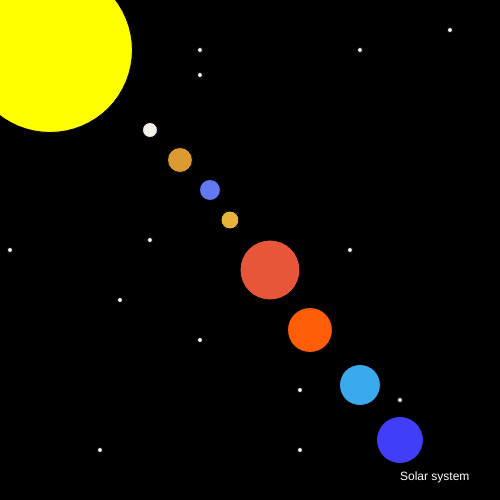
Frame 1 (no input)
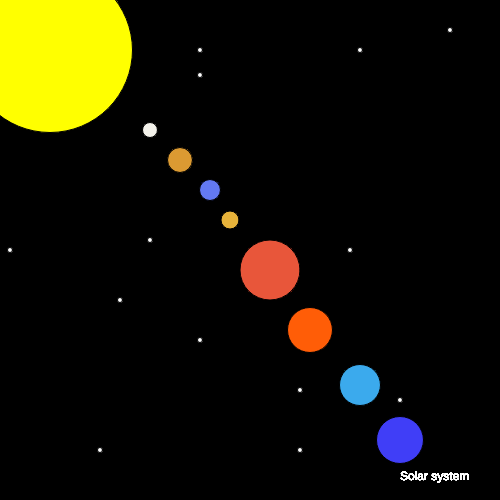
Frame 60 (no input)
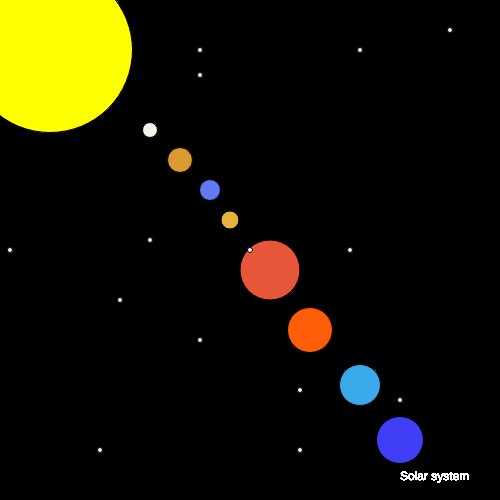
Frame 120 (the mouse pressed at the canvas centre since frame 60)

The p5.js sketch that drew these frames (run headless with seeded random() and noise() and a simulated clock; from frame 60 on, the mouse is pressed at the canvas centre):

// p5.js sketch
// ── sketch.js
function setup() {
  // put setup code here
  createCanvas(500,500);
  
  background('black');
}




function draw() {
  // put drawing code here
  fill('yellow');
  ellipse(50,50,165,165);

  fill('#F4F2EB');
  ellipse(150,130,15,15);

  fill('#DB9A32');
  ellipse(180,160,25,25);

  fill('#6379F2');
  ellipse(210,190,21,21);

  fill('#E8B33A');
  ellipse(230,220,18,18);

  fill('#E8563A');
  ellipse(270,270,60,60);

  fill('#FF5D07');
  ellipse(310,330,45,45);

  fill('#3BAAED');
  ellipse(360,385,41,41);

  fill('#403EF7');
  ellipse(400,440,47,47);



  fill('white');
  ellipse(200,50,5,5);

  fill('white');
  ellipse(200,75,5,5);

  fill('white');
  ellipse(120,300,5,5);

  fill('white');
  ellipse(10,250,5,5);



  fill('white');
  ellipse(150,240,5,5);


  fill('white');
  ellipse(300,390,5,5);



  fill('white');
  ellipse(400,400,5,5);

  fill('white');
  ellipse(360,50,5,5);



  fill('white');
  ellipse(300,450,5,5);



  fill('white');
  ellipse(100,450,5,5);



  fill('white');
  ellipse(200,340,5,5);
  


  fill('white');
  ellipse(450,30,5,5);



  fill('white');
  ellipse(350,250,5,5);

  text('Solar system',400,480);


if(mouseIsPressed) {
		fill('white');
		ellipse(mouseX, mouseY, 5,5);
}




}






















// ── Index.html
<html>

	<head>

		<title>Living on the other side of the world, the direction the sun rises</title>

		<style>

			
			h3{
				color:#F3270C;
			}

		</style>
	</head>



	<body>
		<h1>The direction of the rising sun, Chengdu, China</h1>

		<p>First, we should understand than
			<a href="https://en.wikipedia.org/wiki/Chengdu">Where and what is Chengdu?</a>
		 </p>

		<p>
			<a href="SecondPagesIntroductionChengdu.html">This is Chengdu,a beautiful city</a>
		</p>
			

		<p>
			<img src="https://5b0988e595225.cdn.sohucs.com/images/20190406/a16bd6290f664af0b5979514563aa33e.jpeg">
		</p>

		<p><a href="https://www.sohu.com/a/306292279_100254229">From"What kind of city is Chengdu</a>
		</p>

		<p>
			<img src="Chengdu.jpg">
		</p>
			
		<p>
			<a href="https://www.booking.com/hotel/cn/cheng-du-huan-le-song-jiu-dian-gong-yu-wifc-tai-gu-li-dian-chengdu.zh-tw.html">From"Booking.com</a>
		</p>
		<h3>
			"Chengdu, a city that I don't want to leave when I come"(“成都 一座来了就不想离开的城市”). This is the evaluation of people who have been to Chengdu.
		</h3>

	</body>

	

</html>
// ── ThreePageIntroductionAboutFood.html
<html>
	<head>
		<title>
			The delicious food in Chengdu
		</title>
	</head>

	<body>
		<h1>
			Three iconic delicacies
		</h1>

		<h2>
			"Mapo Tofu"
		</h2>

		<p>
			"Mapo", it not a people's name, it means make your tongue feel numb and spicy
		</p>

		<p>
			<img src="https://ali.xinshipu.cn/20140816/original/1408178255260.jpg">
		</p>

		<p>
			<a href="https://www.xinshipu.com/zuofa/263901">From SiChuan MaPo Tofu</a>
		</p>

		<br>
		<br>
		<br>
		<br>
		<br>

		<h2>
			"Husband and wife lung tablets"
		</h2>

		<p>
			"Husband and wife lung film" is its Chinese name, and its English name is "Smiths". It was invented by a couple. It is made of beef scalp, beef heart, beef tongue, tripe, and beef as the main ingredients, marinated and then sliced. Add chili oil, pepper noodles and other auxiliary materials to make red oil and pour it on top.
		</p>

		<p>
			<img src="https://bkimg.cdn.bcebos.com/pic/14ce36d3d539b600c52677cce650352ac75cb7e5?x-bce-process=image/watermark,image_d2F0ZXIvYmFpa2UyMjA=,g_7,xp_5,yp_5">
		</p>

		<p>
			<a href="https://baike.baidu.com/pic/%E5%A4%AB%E5%A6%BB%E8%82%BA%E7%89%87/120778/1/14ce36d3d539b600c52677cce650352ac75cb7e5?fr=lemma&ct=single#aid=1&pic=14ce36d3d539b600c52677cce650352ac75cb7e5">From Bai du</a>
		</p>

		<br>
		<br>
		<br>
		<br>
		<br>

		<h2>
			"Long Chao Shou"
		</h2>

		<p>
			"Long Chao Shou" is ravioli, just like dumpling but not is dumpling.
		</p>

		<p>
			<img src="https://lh3.googleusercontent.com/proxy/1Rcxk_C5RVUFbyzB4KZ_CFC-VtpvEXj0QeLeCMzRXT6T0tRO66xnTn5O3cf0K__QIR6HdB6KkRCJbQEhoNnGfNd_qneGQ7HT0XIJyC8O_0-JUHqJPAlP3k3ke1PjfA6x">
		</p>

		<a href="http://www.chinaxiaokang.com/xianyu/techan/2016/0510/25724.html">From "China delicious food"</a>



		<h2>
			<a href="Index.html">start over</a>
		</h2>
	</body>
</html>
